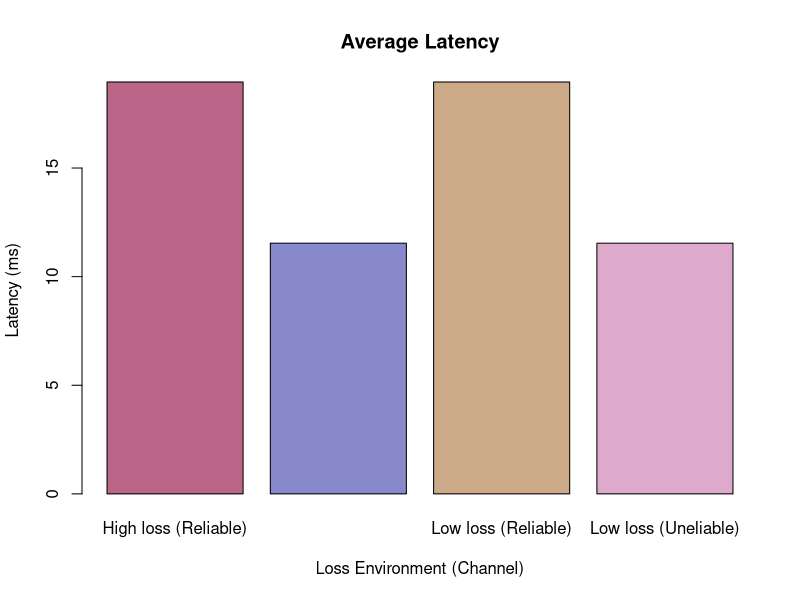
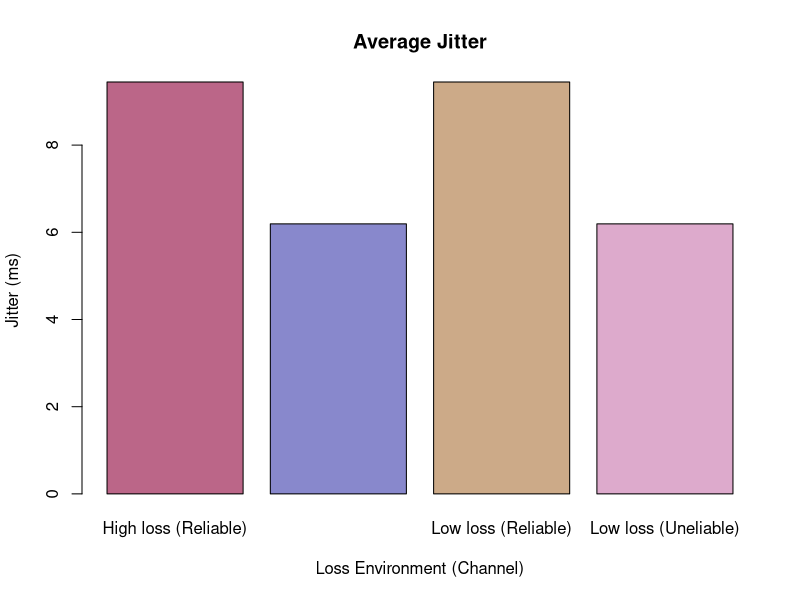
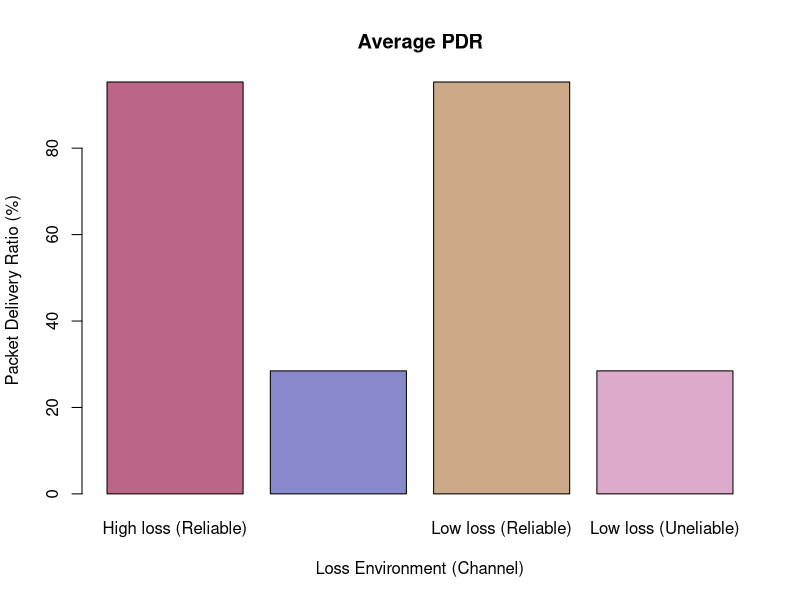
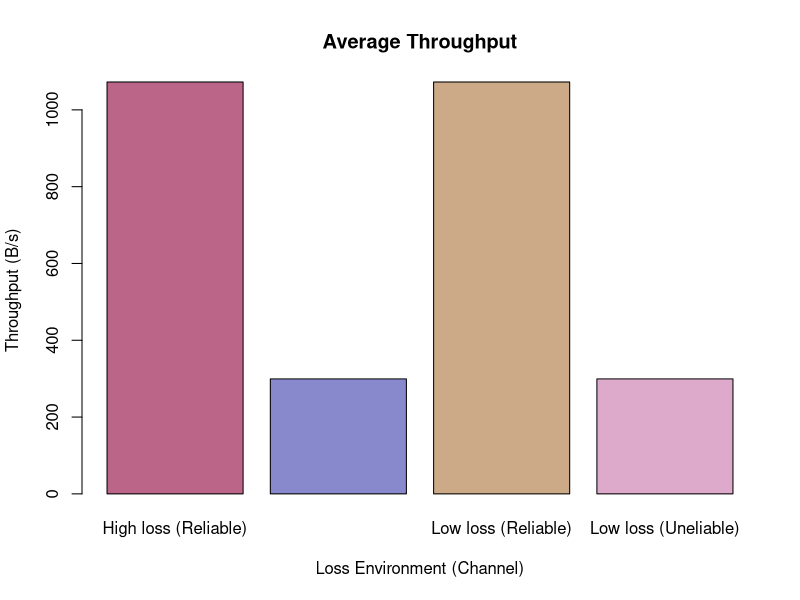

These charts were generated, in order, by the following R code:
options(scipen = 999)
plot_var <- function(name, unit,vector, names, main, ylab){
  res = paste("High loss",name , "(reliable): ", as.character(round(vector[1], digits=2)) , unit, "\n")
  res = paste(res, "High loss" ,name , "(unreliable): ", as.character(round(vector[2], digits=2)), unit, "\n")
  res = paste(res, "Low loss" ,name , "(reliable): ", as.character(round(vector[3], digits=2)), unit, "\n")
  res = paste(res, "Low loss" ,name , "(unreliable): ", as.character(round(vector[4], digits=2)), unit, "\n")
  
  barplot(
    height = vector, 
    names.arg = names,
    xlab="Loss Environment (Channel)",
    ylab=ylab,
    main=main,
    col=c("#BB6688","#8888CC","#CCAA88","#DDAACC")
  )
  
  cat(res)
}

setwd("/home/sad/Documents/GitHub/GIB_A_PLS_TT_3103")

data_high = read.csv("data.csv")
data_low = read.csv("data_low.csv")

data_high_reli = data_high[data_high$Channel == 1,]
data_high_unreli = data_high[data_high$Channel == 0,]

data_low_reli = data_low[data_low$Channel == 1,]
data_low_unreli = data_low[data_low$Channel == 0,]

#high loss
yeet = data.frame(
  env_channel=c("High loss (Reliable)","High loss (Unreliable)","Low loss (Reliable)", "Low loss (Uneliable)"),
  latency = c(
    mean(data_high_reli$Latency),
    mean(data_high_unreli$Latency),
    mean(data_low_reli$Latency),
    mean(data_low_unreli$Latency)
  ),
  jitter = c(
    mean(data_high_reli$Jitter),
    mean(data_high_unreli$Jitter),
    mean(data_low_reli$Jitter),
    mean(data_low_unreli$Jitter)
  ),
  pdr = c(
    mean(data_high_reli$PDR),
    mean(data_high_unreli$PDR),
    mean(data_low_reli$PDR),
    mean(data_low_unreli$PDR)
  ),
  tp = c(
    mean(data_high_reli$Throughput),
    mean(data_high_unreli$Throughput),
    mean(data_low_reli$Throughput),
    mean(data_low_unreli$Throughput)
  )
)

plot_var("latency", "ms", yeet$latency, yeet$env_channel, main="Average Latency", ylab="Latency (ms)")
plot_var("jitter", "ms", yeet$jitter, yeet$env_channel, main="Average Jitter", ylab="Jitter (ms)")
plot_var("PDR", "%", yeet$pdr * 100, yeet$env_channel, main="Average PDR", ylab="Packet Delivery Ratio (%)")
plot_var("Throughput", "bytes/s", yeet$tp, yeet$env_channel, main="Average Throughput", ylab="Throughput (B/s)")


